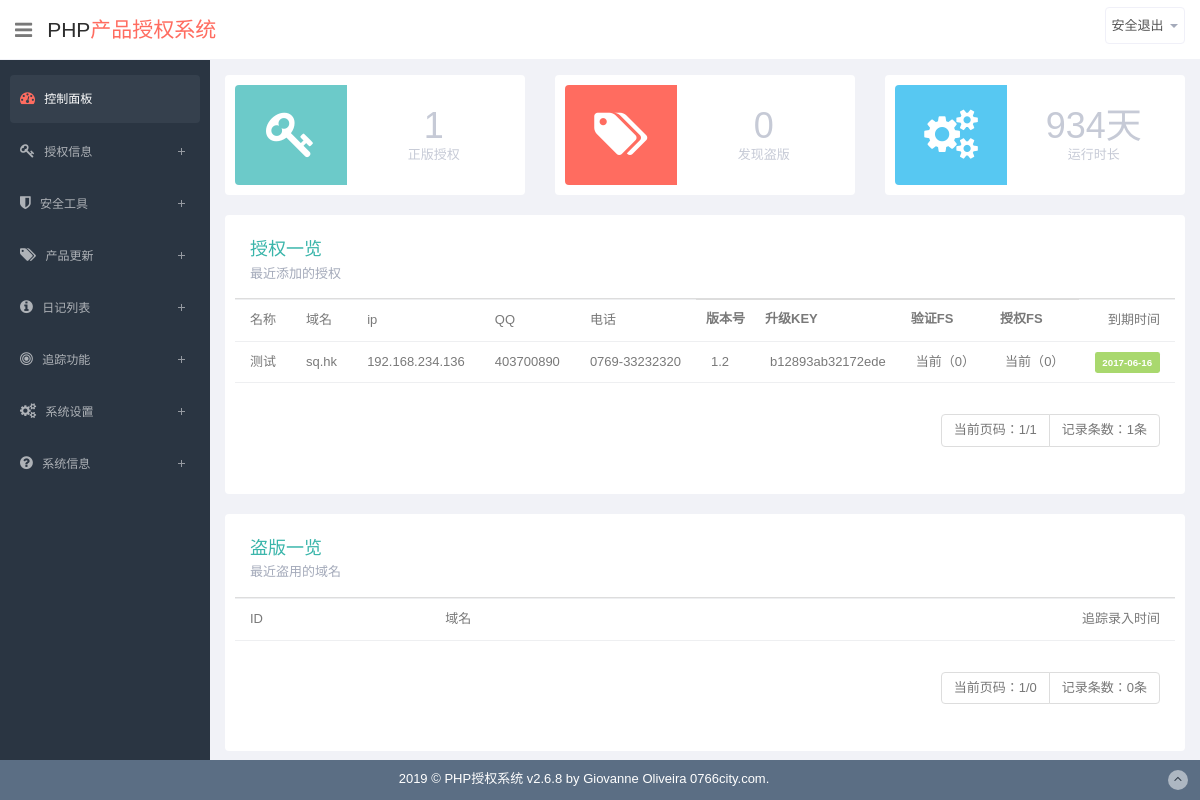
Screenshot of /center/index.php (signed in) with the database file from the repository.
### tables this page shows
CREATE TABLE IF NOT EXISTS `site` (
  `id` int(10) unsigned NOT NULL AUTO_INCREMENT,
  `title` varchar(255) NOT NULL,
  `yxtime` varchar(255) NOT NULL,
  `copyright` varchar(255) NOT NULL,
  `site_name` varchar(255) NOT NULL,
  `route` varchar(255) NOT NULL,
  PRIMARY KEY (`id`)
);

CREATE TABLE IF NOT EXISTS `authorize` (
  `id` int(10) unsigned NOT NULL AUTO_INCREMENT,
  `username` varchar(255) NOT NULL,
  `domain` varchar(255) NOT NULL,
  `ip` varchar(255) NOT NULL,
  `qq` varchar(255) NOT NULL,
  `tel` varchar(255) NOT NULL,
  `time` varchar(255) NOT NULL,
  `syskey` varchar(255) NOT NULL,
  `version` varchar(255) NOT NULL,
  `ip_qh` int(1) NOT NULL,
  `yumi` int(1) NOT NULL,
  PRIMARY KEY (`id`),
  UNIQUE KEY `domain` (`domain`)
);

### data/weby.php (called while the page is built, shortened)
<?php
	$sql = "SELECT * FROM site";
	$result=mysql_query($sql);
	if($result&&mysql_num_rows($result)){
	   while ($row=mysql_fetch_assoc($result)) {
			  $yxtime = $row['yxtime'];
			  $copyright = $row['copyright'];
			  $route = $row['route'];
	   }
	}
?>

### center/farmwork.php (called while the page is built, shortened)
<?php
	include $_SERVER['DOCUMENT_ROOT'].'/data/weby.php';

### center/index.php (the view, shortened to what this page needs)
<?php
    include 'farmwork.php';
$li0='class="active"';
?>
<?php include 'header.php';?>
<?php include 'list.php';?>
    <section id="main-content">
        <section class="wrapper">
<?php include 'overview.php';?>
            <div class="row">
                <div class="col-lg-12">
                    <section class="panel">
                        <div class="panel-body progress-panel">
                            <div class="task-progress">
                                <h1>授权一览</h1>
                                <p>最近添加的授权</p>
                            </div>
                        </div>
						<div class="table-responsive">
                        <table class="table table-hover personal-task">
                            <tbody>
							<tr>
							<td>名称</td>
							<td>域名</td>
							<td>ip</td>
							<td>QQ</td>
							<td>电话</td>
							<th>版本号</th>
							<th>升级KEY</th>
							<th>验证FS</th>
							<th>授权FS</th>
							<td>到期时间</td>
							</tr>
									<?php
 $page = $_GET["page"];
 if($page == ""){
     $page = 1;
     }
 $page_size = 10;
 $query = "select count(*) as total from authorize";
 $result = mysql_query($query);
 $rownum = mysql_fetch_row($result);
 $message_count = $rownum[0];
 $page_count = ceil($message_count / $page_size);
 $offset = ($page-1) * $page_size;
 ?>
									<?php
										$sql="select * from authorize order by id DESC limit $offset,$page_size";
										$result=mysql_query($sql);
										if($result&&mysql_num_rows($result)){
											while ($row=mysql_fetch_assoc($result)) {
											echo "<tr>";
											echo "<td >".$row['username']."</td>";
											echo "<td >".$row['domain']."</td>";
											echo "<td >".$row['ip']."</td>";
											echo "<td >".$row['qq']."</td>";
											echo "<td >".$row['tel']."</td>";
											echo "<td >".$row['version']."</td>";
											echo "<td >".$row['syskey']."</td>";
											echo "<td >当前（".$row['ip_qh']."）</td>";
											echo "<td >当前（".$row['yumi']."）</td>";
											echo "<td ><span class='label label-success'>".date("Y-m-d",$row['time'])."</span></td>";
											echo "</tr>";
											}
										}
									?>
                            </tbody>
                        </table>
						<table class="table table-hover personal-task">
						<tbody>
							<tr>
							<td ><ul class="pagination"><li class="disabled"><a>当前页码：<?php echo $page;?>/<?php echo $page_count;?></a></li><li class="disabled"><a>记录条数：<?php echo $message_count;?>条</a></li></td>
							</tr>
							</tbody>
							</table>
                    </section>
                </div></div>
                <div class="col-lg-13">
                    <section class="panel">
                        <div class="panel-body progress-panel">
                            <div class="task-progress">
                                <h1>盗版一览</h1>
                                <p>最近盗用的域名</p>
                            </div>
                        </div>
						<div class="table-responsive">
                        <table class="table table-hover personal-task">
                            <tbody>
							<tr>
							<td>ID</td>
							<td>域名</td>
							<td>追踪录入时间</td>
							</tr>
									<?php
 $page = $_GET["page"];
 if($page == ""){
     $page = 1;
     }
 $page_size = 10;
 $query = "select count(*) as total from daoban";
 $result = mysql_query($query);
 $rownum = mysql_fetch_row($result);
 $message_count = $rownum[0];
 $page_count = ceil($message_count / $page_size);
 ?>
                            </tbody>
                        </table>
						<table class="table table-hover personal-task">
						<tbody>
							<tr>
							<td ><ul class="pagination"><li class="disabled"><a>当前页码：<?php echo $page;?>/<?php echo $page_count;?></a></li><li class="disabled"><a>记录条数：<?php echo $message_count;?>条</a></li></td>
							</tr>
							</tbody>
							</table>
                    </section>
                </div></div>
        </section>
    </section>
<?php include 'footer.php';?>

### center/header.php (shortened to what this page needs)
<!DOCTYPE html>
<html lang="en">
<head>

### center/list.php (shortened to what this page needs)
    <link href="<?php echo $route?>css/bootstrap.min.css" rel="stylesheet">
    <link href="<?php echo $route?>css/bootstrap-reset.css" rel="stylesheet">
    <link href="<?php echo $route?>font-awesome/css/font-awesome.css" rel="stylesheet" />
    <link href="<?php echo $route?>toastr-master/toastr.css" rel="stylesheet" type="text/css" />
    <link href="<?php echo $route?>css/style.css" rel="stylesheet">
    <link href="<?php echo $route?>css/style-responsive.css" rel="stylesheet" />
</head>
<body>
<section id="container" >
    <header class="header white-bg">
        <div class="sidebar-toggle-box">
            <div class="fa fa-bars tooltips" data-placement="right" data-original-title="Toggle Navigation"></div>
        </div>
        <a href="./" class="logo">PHP<span>产品授权系统</span></a>
        <div class="top-nav ">
<ul class="nav pull-right top-menu">
    <li class="dropdown">
        <a data-toggle="dropdown" class="dropdown-toggle" href="#">
            <span class="username">安全退出</span>
            <b class="caret"></b>
        </a>
    </li>
</ul>
       </div>
    </header>
    <aside>
    <div id="sidebar"  class="nav-collapse ">
        <ul class="sidebar-menu" id="nav-accordion">
            <li>
                <a <?php echo $li0?> href="./">
                    <i class="fa fa-dashboard"></i>
                    <span>控制面板</span>
                </a>
            </li>
            <li class="sub-menu">
                <a <?php echo $li1?>  href="javascript:;" >
                    <i class="fa fa-key"></i>
                    <span>授权信息</span>
                </a>
            </li>
            <li class="sub-menu">
                <a <?php echo $li2?> href="javascript:;" >
                    <i class="fa fa-shield"></i>
                    <span>安全工具</span>
                </a>
            </li>
            <li class="sub-menu">
                <a <?php echo $li3?> href="javascript:;" >
                    <i class="fa fa-tags"></i>
                    <span>产品更新</span>
                </a>
            </li>
            <li class="sub-menu">
                <a <?php echo $li4?> href="javascript:;" >
                    <i class="fa fa-info-circle"></i>
                    <span>日记列表</span>
					</a>
            </li>
			<li class="sub-menu">
                <a <?php echo $li5?> href="javascript:;" >
                    <i class="fa fa-bullseye"></i>
                    <span>追踪功能</span>
                </a>
            </li>
            <li class="sub-menu">
                <a <?php echo $li6?> href="javascript:;" >
                    <i class="fa fa-cogs"></i>
                    <span>系统设置</span>
                </a>
            </li>
			<li class="sub-menu">
                <a <?php echo $li7?> href="javascript:;" >
                    <i class="fa fa-question-circle"></i>
                    <span>系统信息</a>
            </li>
        </ul>
    </div>
</aside>

### center/overview.php (shortened to what this page needs)
<?php
function Sec2Time($time){
 if(is_numeric($time)){
  $value = array(
    "years" => 0, "days" => 0, "hours" => 0,
    "minutes" => 0, "seconds" => 0,
  );
  if($time >= 86400){
   $value["days"] = floor($time/86400);
   $time = ($time%86400);
  }
  $value["seconds"] = floor($time);
  return (array) $value;
 }else{
  return (bool) FALSE;
 }
}
$site_create_time = strtotime($yxtime);
$time = time() - $site_create_time;
$uptime = Sec2Time($time);
 $query = "select count(*) as total from authorize";
 $result = mysql_query($query);
 $rownum = mysql_fetch_row($result);
 $sites = $rownum[0];
 $query = "select count(*) as total from daoban";
 $result = mysql_query($query);
 $rownum = mysql_fetch_row($result);
 $blocks = $rownum[0];
?>
            <div class="row state-overview">
        <div class="col-lg-4 col-sm-6">
        <section class="panel">
            <div class="symbol terques">
                <i class="fa fa-key"></i>
            </div>
            <div class="value">
                <h1>
                    <?=$sites?>                </h1>
                <p>正版授权</p>
            </div>
        </section>
    </div>
    <div class="col-lg-4 col-sm-6">
        <section class="panel">
            <div class="symbol red">
                <i class="fa fa-tags"></i>
            </div>
            <div class="value">
                <h1>
                    <?=$blocks?>                </h1>
                <p>发现盗版</p>
            </div>
        </section>
    </div>
    <div class="col-lg-4 col-sm-6">
        <section class="panel">
            <div class="symbol blue">
                <i class="fa fa-cogs"></i>
            </div>
            <div class="value">
                <h1>
                    <?php echo $uptime['days']; ?>天                </h1>
                <p>运行时长</p>
            </div>
        </section>
    </div>
</div>

### center/footer.php (shortened to what this page needs)
    <footer class="site-footer navbar-fixed-bottom">
    <div class="text-center">
        <?php echo $showtime=date("Y");?> &copy; <?php echo $copyright?>
        <a href="#" class="go-top">
            <i class="fa fa-angle-up"></i>
        </a>
    </div>
</footer>
</section>
<link href="<?php echo $route?>toastr-master/toastr.css" rel="stylesheet" type="text/css" />
</body>
</html>

### rows the page displays
site: yxtime "934", copyright "PHP授权系统 v2.6.8 by Giovanne Oliveira 0766city.com."
authorize: username "测试", domain "sq.hk", ip "192.168.234.136", qq "403700890", tel "0769-33232320", version "1.2", syskey "b12893ab32172ede", ip_qh "0", yumi "0", time "2017-06-16"

### other values shown
$sites "1"
$blocks "0"
$page "1"
$page_count "1"
$message_count "1"
$page_count "0"
$message_count "0"
